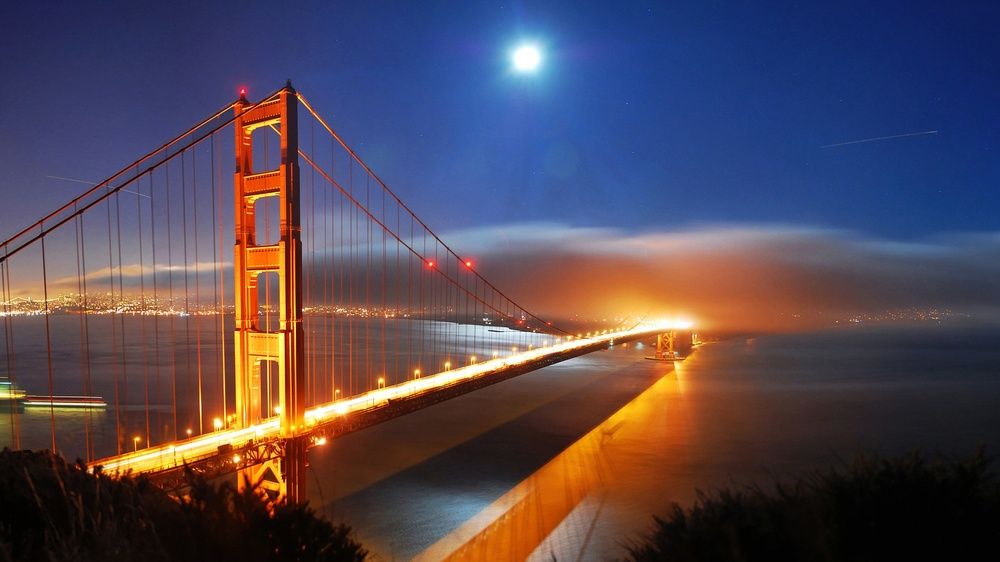
#> input picture img/light.jpg, 1000 x 562 px, shrunk from 1920 x 1080 before the run
$ python hist.py
#> lines starting #> are read from the running program, lines starting #| are printed output that depends on the picture
import numpy as np
import cv2 as cv
import matplotlib.pyplot as plt

img = cv.imread('./img/light.jpg')
#> img is the input picture: shape (562, 1000, 3); mean B, G, R 84.9, 71.4, 83.3
img1 = cv.imread('./img/car.jpg')
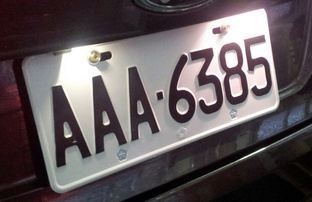
#> input picture img/car.jpg, 312 x 202 px, shrunk from 600 x 387 before the run
#> img1 is the input picture: shape (202, 312, 3); mean B, G, R 92.1, 89.2, 98.2
color = ('b','g','r')
for i ,col in enumerate(color):
    histr = cv.calcHist([img],[i],None,[256],[0,256])
    plt.plot(histr,color = col)
    plt.xlim([0,256])

plt.show()
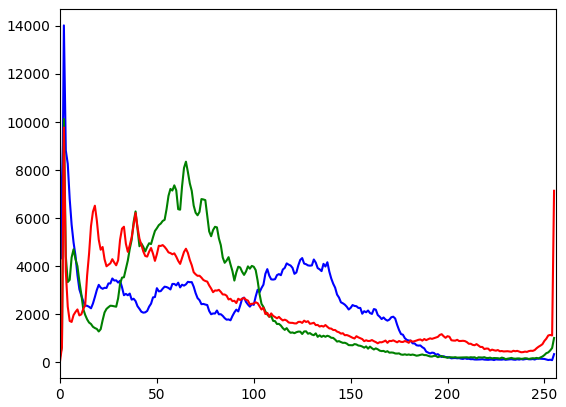
#> figure drawn by matplotlib, 1 panel; curve peaks at x = 2, y = 14021; curve peaks at x = 2, y = 10125; curve peaks at x = 2, y = 9772
